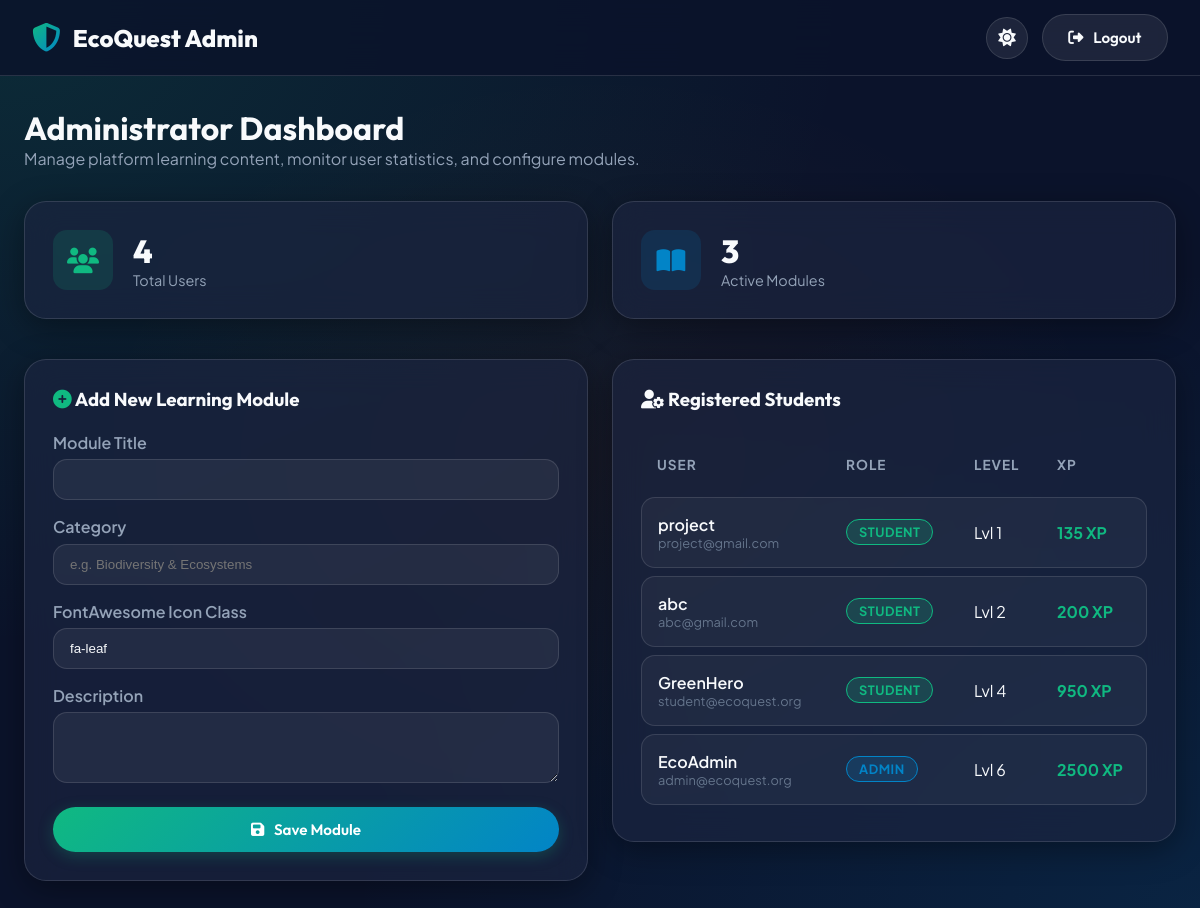
The page /admin (signed in) on the database its author committed.
### tables this page shows
CREATE TABLE users (
    id INTEGER PRIMARY KEY AUTOINCREMENT,
    username TEXT UNIQUE NOT NULL,
    email TEXT UNIQUE NOT NULL,
    password_hash TEXT NOT NULL,
    role TEXT DEFAULT 'student', -- 'student' or 'admin'
    xp INTEGER DEFAULT 0,
    coins INTEGER DEFAULT 50,
    level INTEGER DEFAULT 1,
    streak_count INTEGER DEFAULT 1,
    last_login_date TEXT DEFAULT CURRENT_DATE,
    daily_reward_claimed INTEGER DEFAULT 0,
    avatar TEXT DEFAULT 'fa-user-astronaut',
    created_at TIMESTAMP DEFAULT CURRENT_TIMESTAMP
);

### app.py (the view)
@app.route('/admin')
@admin_required
def admin_dashboard():
    db = get_db()
    total_users = db.execute("SELECT COUNT(*) FROM users").fetchone()[0]
    total_modules = db.execute("SELECT COUNT(*) FROM modules").fetchone()[0]
    total_quizzes = db.execute("SELECT COUNT(*) FROM quizzes").fetchone()[0]
    total_attempts = db.execute("SELECT COUNT(*) FROM quiz_results").fetchone()[0]
    recent_users = db.execute("SELECT * FROM users ORDER BY created_at DESC LIMIT 10").fetchall()
    modules_list = db.execute("SELECT * FROM modules ORDER BY id ASC").fetchall()
    return render_template(
        'admin_dashboard.html',
        total_users=total_users,
        total_modules=total_modules,
        total_quizzes=total_quizzes,
        total_attempts=total_attempts,
        recent_users=recent_users,
        modules_list=modules_list
    )

### app.py (called while the page is built)
def get_db():
    if 'db' not in g:
        g.db = sqlite3.connect(DATABASE_PATH)
        g.db.row_factory = sqlite3.Row
    return g.db

def admin_required(f):
    @wraps(f)
    def decorated_function(*args, **kwargs):
        if 'user_id' not in session or session.get('role') != 'admin':
            flash('Admin authorization required.', 'danger')
            return redirect(url_for('dashboard'))
        return f(*args, **kwargs)
    return decorated_function

@app.context_processor
def inject_user():
    if 'user_id' in session:
        db = get_db()
        user = db.execute("SELECT * FROM users WHERE id = ?", (session['user_id'],)).fetchone()
        return dict(current_user=user)
    return dict(current_user=None)

### templates/admin_dashboard.html (shortened to what this page needs)
<!DOCTYPE html>
<html lang="en" data-theme="dark">
<head>
    <link rel="stylesheet" href="https://cdnjs.cloudflare.com/ajax/libs/font-awesome/6.5.1/css/all.min.css">
    <link rel="stylesheet" href="{{ url_for('static', filename='css/style.css') }}">
    <link rel="stylesheet" href="{{ url_for('static', filename='css/dashboard.css') }}">
    <link rel="stylesheet" href="{{ url_for('static', filename='css/responsive.css') }}">
</head>
<body>
    <nav class="navbar">
        <div class="nav-container">
            <a href="{{ url_for('index') }}" class="logo"><i class="fa-solid fa-shield-halved"></i> EcoQuest Admin</a>
            <div class="nav-actions">
                <button class="theme-toggle-btn" id="themeToggleBtn"><i class="fa-solid fa-sun" id="themeIcon"></i></button>
                <a href="{{ url_for('logout') }}" class="btn btn-secondary"><i class="fa-solid fa-right-from-bracket"></i> Logout</a>
            </div>
        </div>
    </nav>
    <main class="main-wrapper">
        <div style="margin-bottom: 2rem;">
            <h1>Administrator Dashboard</h1>
            <p style="color: var(--text-secondary);">Manage platform learning content, monitor user statistics, and configure modules.</p>
        </div>
        <section class="dashboard-grid" style="margin-bottom: 2.5rem;">
            <div class="col-6">
                <div class="glass-card stat-card">
                    <div class="stat-icon"><i class="fa-solid fa-users"></i></div>
                    <div>
                        <div class="stat-value">{{ total_users }}</div>
                        <div class="stat-label">Total Users</div>
                    </div>
                </div>
            </div>
            <div class="col-6">
                <div class="glass-card stat-card">
                    <div class="stat-icon" style="background: rgba(2, 132, 199, 0.15); color: var(--ocean-primary);">
                        <i class="fa-solid fa-book-open"></i>
                    </div>
                    <div>
                        <div class="stat-value">{{ total_modules }}</div>
                        <div class="stat-label">Active Modules</div>
                    </div>
                </div>
            </div>
        </section>
        <section class="dashboard-grid">
            <div class="col-6">
                <div class="glass-card">
                    <h3 style="margin-bottom: 1.25rem;"><i class="fa-solid fa-plus-circle" style="color: var(--emerald-primary);"></i> Add New Learning Module</h3>
                    <form action="{{ url_for('admin_add_module') }}" method="POST">
                        <div style="margin-bottom: 1rem;">
                            <label style="display: block; margin-bottom: 0.4rem; font-weight: 600; color: var(--text-secondary);">Module Title</label>
                            <input type="text" name="title" required style="width: 100%; padding: 0.75rem 1rem; background: rgba(255,255,255,0.06); border: 1px solid var(--glass-border); border-radius: var(--radius-md); color: var(--text-primary);">
                        </div>
                        <div style="margin-bottom: 1rem;">
                            <label style="display: block; margin-bottom: 0.4rem; font-weight: 600; color: var(--text-secondary);">Category</label>
                            <input type="text" name="category" placeholder="e.g. Biodiversity & Ecosystems" required style="width: 100%; padding: 0.75rem 1rem; background: rgba(255,255,255,0.06); border: 1px solid var(--glass-border); border-radius: var(--radius-md); color: var(--text-primary);">
                        </div>
                        <div style="margin-bottom: 1rem;">
                            <label style="display: block; margin-bottom: 0.4rem; font-weight: 600; color: var(--text-secondary);">FontAwesome Icon Class</label>
                            <input type="text" name="image_icon" value="fa-leaf" required style="width: 100%; padding: 0.75rem 1rem; background: rgba(255,255,255,0.06); border: 1px solid var(--glass-border); border-radius: var(--radius-md); color: var(--text-primary);">
                        </div>
                        <div style="margin-bottom: 1.25rem;">
                            <label style="display: block; margin-bottom: 0.4rem; font-weight: 600; color: var(--text-secondary);">Description</label>
                            <textarea name="description" rows="3" required style="width: 100%; padding: 0.75rem 1rem; background: rgba(255,255,255,0.06); border: 1px solid var(--glass-border); border-radius: var(--radius-md); color: var(--text-primary); resize: vertical;"></textarea>
                        </div>
                        <button type="submit" class="btn btn-primary" style="width: 100%;">
                            <i class="fa-solid fa-save"></i> Save Module
                        </button>
                    </form>
                </div>
            </div>
            <div class="col-6">
                <div class="glass-card">
                    <h3 style="margin-bottom: 1.25rem;"><i class="fa-solid fa-user-gear"></i> Registered Students</h3>
                    <div style="overflow-x: auto;">
                        <table class="leaderboard-table">
                            <thead>
                                <tr>
                                    <th>User</th>
                                    <th>Role</th>
                                    <th>Level</th>
                                    <th>XP</th>
                                </tr>
                            </thead>
                            <tbody>
                                {% for u in recent_users %}
                                    <tr>
                                        <td>
                                            <div style="font-weight: 600;">{{ u.username }}</div>
                                            <div style="font-size: 0.8rem; color: var(--text-muted);">{{ u.email }}</div>
                                        </td>
                                        <td>
                                            {% if u.role == 'admin' %}
                                                <span class="badge-pill badge-ocean">ADMIN</span>
                                            {% else %}
                                                <span class="badge-pill badge-emerald">STUDENT</span>
                                            {% endif %}
                                        </td>
                                        <td>Lvl {{ u.level }}</td>
                                        <td style="font-weight: 700; color: var(--emerald-primary);">{{ u.xp }} XP</td>
                                    </tr>
                                {% endfor %}
                            </tbody>
                        </table>
                    </div>
                </div>
            </div>
        </section>
    </main>
</body>
</html>

### static/css/style.css (style rules this page uses)
:root { --bg-primary: #0b132b; --bg-secondary: #1c2541; --bg-card: rgba(28, 37, 65, 0.65); --bg-card-hover: rgba(30, 41, 75, 0.85); --glass-border: rgba(255, 255, 255, 0.12); --glass-shadow: 0 8px 32px 0 rgba(0, 0, 0, 0.37); --text-primary: #f8fafc; --text-secondary: #94a3b8; --text-muted: #64748b; --emerald-primary: #10b981; --emerald-hover: #059669; --ocean-primary: #0284c7; --ocean-hover: #0369a1; --gold-coin: #f59e0b; --flame-orange: #f97316; --accent-gradient: linear-gradient(135deg, #10b981 0%, #0284c7 100%); --gold-gradient: linear-gradient(135deg, #fbbf24 0%, #f59e0b 100%); --flame-gradient: linear-gradient(135deg, #f97316 0%, #ef4444 100%); --accent-glow: rgba(16, 185, 129, 0.25); --success: #10b981; --warning: #f59e0b; --danger: #ef4444; --info: #3b82f6; --radius-sm: 8px; --radius-md: 14px; --radius-lg: 22px; --radius-full: 9999px; --font-heading: 'Outfit', sans-serif; --font-body: 'Plus Jakarta Sans', sans-serif; --transition: all 0.3s cubic-bezier(0.4, 0, 0.2, 1); }
* { margin: 0; padding: 0; box-sizing: border-box; }
body { font-family: var(--font-body); background: var(--bg-primary); background-image: radial-gradient(at 0% 0%, rgba(16, 185, 129, 0.15) 0px, transparent 50%), radial-gradient(at 100% 100%, rgba(2, 132, 199, 0.15) 0px, transparent 50%), radial-gradient(at 50% 50%, rgba(245, 158, 11, 0.05) 0px, transparent 60%); color: var(--text-primary); min-height: 100vh; display: flex; flex-direction: column; overflow-x: hidden; transition: background-color 0.4s ease; }
h1, h2, h3, h4, h5, h6 { font-family: var(--font-heading); font-weight: 700; color: var(--text-primary); line-height: 1.25; }
a { color: var(--emerald-primary); text-decoration: none; transition: var(--transition); }
.glass-card { background: var(--bg-card); backdrop-filter: blur(16px); -webkit-backdrop-filter: blur(16px); border: 1px solid var(--glass-border); box-shadow: var(--glass-shadow); border-radius: var(--radius-lg); padding: 1.75rem; transition: var(--transition); }
.btn { display: inline-flex; align-items: center; justify-content: center; gap: 0.6rem; padding: 0.8rem 1.6rem; font-family: var(--font-heading); font-size: 0.95rem; font-weight: 600; border-radius: var(--radius-full); border: none; cursor: pointer; transition: var(--transition); text-decoration: none; }
.btn-primary { background: var(--accent-gradient); color: #ffffff; box-shadow: 0 4px 15px var(--accent-glow); }
.btn-secondary { background: rgba(255, 255, 255, 0.08); color: var(--text-primary); border: 1px solid var(--glass-border); }
.navbar { position: sticky; top: 0; z-index: 1000; background: rgba(11, 19, 43, 0.85); backdrop-filter: blur(20px); -webkit-backdrop-filter: blur(20px); border-bottom: 1px solid var(--glass-border); padding: 0.9rem 2rem; }
.nav-container { max-width: 1280px; margin: 0 auto; display: flex; align-items: center; justify-content: space-between; }
.logo { display: flex; align-items: center; gap: 0.75rem; font-family: var(--font-heading); font-size: 1.5rem; font-weight: 800; color: var(--text-primary); }
.logo i { font-size: 1.8rem; background: var(--accent-gradient); -webkit-background-clip: text; -webkit-text-fill-color: transparent; }
.nav-actions { display: flex; align-items: center; gap: 0.85rem; }
.theme-toggle-btn { background: rgba(255, 255, 255, 0.08); border: 1px solid var(--glass-border); color: var(--text-primary); width: 42px; height: 42px; border-radius: 50%; cursor: pointer; display: flex; align-items: center; justify-content: center; font-size: 1.1rem; transition: var(--transition); }
.badge-pill { padding: 0.25rem 0.75rem; border-radius: var(--radius-full); font-size: 0.8rem; font-weight: 700; text-transform: uppercase; letter-spacing: 0.5px; display: inline-flex; align-items: center; gap: 0.4rem; }
.badge-emerald { background: rgba(16, 185, 129, 0.2); color: var(--emerald-primary); border: 1px solid var(--emerald-primary); }
.badge-ocean { background: rgba(2, 132, 199, 0.2); color: var(--ocean-primary); border: 1px solid var(--ocean-primary); }
.main-wrapper { flex: 1; max-width: 1280px; width: 100%; margin: 0 auto; padding: 2rem 1.5rem; }

### rows shown on the page
users: username "project", email "project@gmail.com", role "STUDENT", level "1", xp "135"
users: username "abc", email "abc@gmail.com", role "STUDENT", level "2", xp "200"
users: username "GreenHero", email "student@ecoquest.org", role "STUDENT", level "4", xp "950"
users: username "EcoAdmin", email "admin@ecoquest.org", role "ADMIN", level "6", xp "2500"

### other values the page prints
{{ total_users }} "4"
{{ total_modules }} "3"
